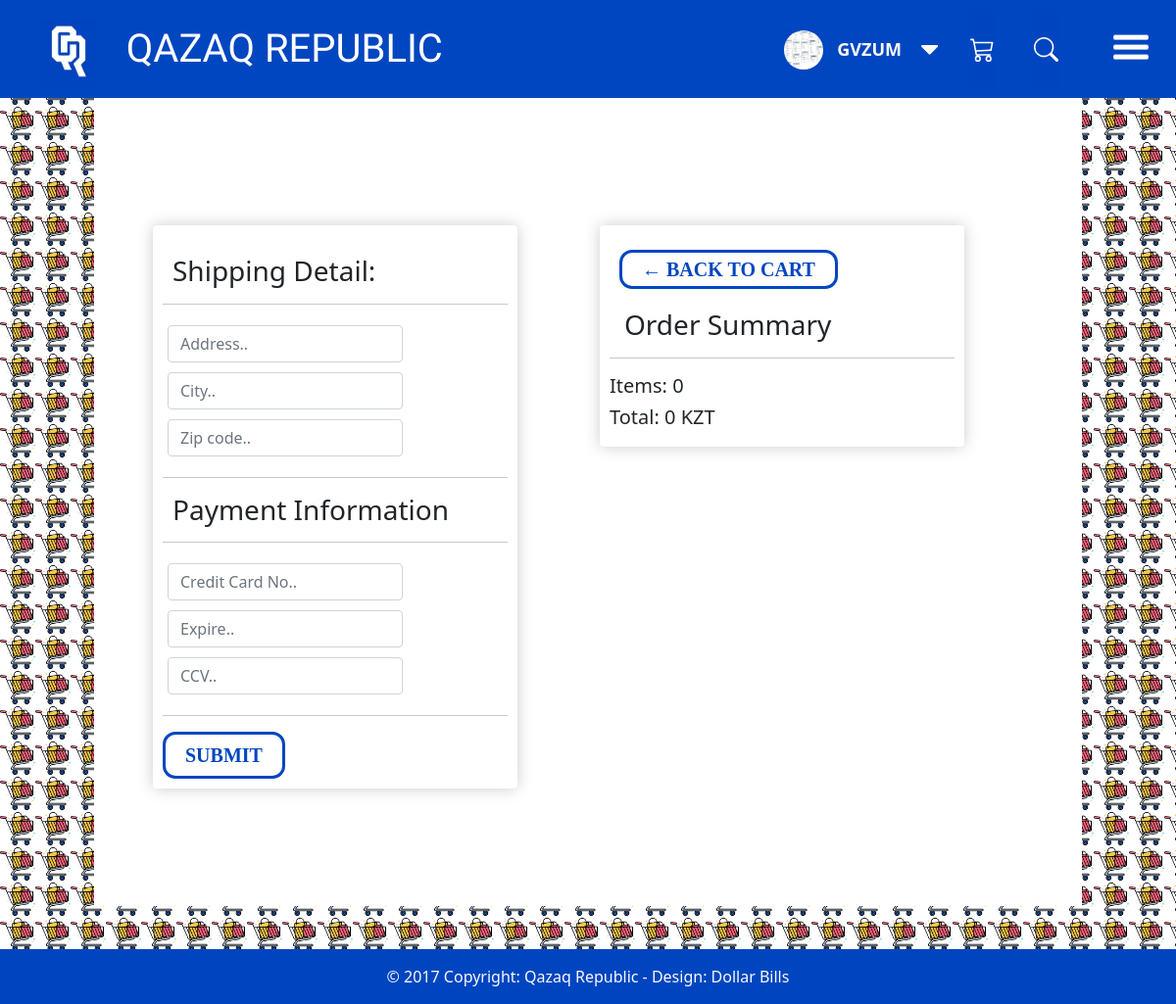
Screenshot of /checkout/ (signed in) with the database file from the repository.
### accounts/models.py (models this page shows, shortened)
class UserProfile(models.Model):
    user = models.OneToOneField(User, on_delete=models.CASCADE)
    phone = models.CharField(blank=True, max_length=20)
    address = models.CharField(blank=True, max_length=150)
    city = models.CharField(blank=True, max_length=20)
    country = models.CharField(blank=True, max_length=50)
    image = models.ImageField(blank=True, upload_to='images/users/')
    def image_tag(self):
        return mark_safe('<img src="{}" height="50"/>'.format(self.image.url))
    image_tag.short_description = 'Image'

### bastama/models.py (models this page shows, shortened)
class Order(models.Model):
    customer = models.ForeignKey(Customer, on_delete=models.CASCADE)
    date_ordered = models.DateTimeField(auto_now_add=True)
    complete = models.BooleanField(default=False, null=True, blank=True)
    transaction = models.CharField(max_length=200, null=True)
    @property
    def get_basket_amount(self):
        basket_order_items = self.orderitem_set.all()
        return sum([item.quantity * item.product_attr.product.price for item in basket_order_items])
    @property
    def get_basket_total(self):
        basket_order_items = self.orderitem_set.all()
        return sum([item.quantity for item in basket_order_items])

### bastama/views.py (the view)
# urls.py: path('checkout/', checkout_order, name='checkout'),
def checkout_order(request):
    context = general_context(request, 'Checkout')
    customer = Customer.objects.get(user=request.user)
    context['order'] = Order.objects.get(customer=customer, complete=False)
    context['order_items'] = OrderItem.objects.filter(order=context.get('order'))
    return render(request, 'bastama/views/checkout.html', context)

### bastama/utils.py (called while the page is built)
def general_context(request, title=None):
    context = dict()
    context['title'] = title
    if request.user.is_authenticated:
        customer, _ = Customer.objects.get_or_create(user=request.user)
        profile, _ = UserProfile.objects.get_or_create(user=request.user)
    else:
        customer = None
        profile = None
    context['customer'] = customer
    context['profile'] = profile
    return context

### bastama/templates/bastama/views/checkout.html (shortened to what this page needs)
{% extends 'bastama/components/base.html' %}
{% load static %}
{% block style %}
    <link rel="stylesheet" href="{% static 'bastama/css/basket.css' %}">
{% endblock style %}
{% block content %}
    <div class="content">
        <div class="con">
            <div style="padding: 120px"  class="row">
                <div  style="margin-left: -60px" class="col-lg-6">
                    <div class="box-element" id="form-wrapper">
                        <form id="form" onsubmit="submitFormData(event)">
                            <div style="margin-top: 20px" id="shipping-info">
                                <h3 style="margin-left: 10px">Shipping Detail:</h3>
                                <hr>
                                <div class="form-field">
                                    <input class="form-control" type="text" name="address" placeholder="Address..">
                                </div>
                                <div class="form-field">
                                    <input class="form-control" type="text" name="city" placeholder="City.." required>
                                </div>
                                <div class="form-field">
                                    <input class="form-control" type="text" name="country" placeholder="Zip code.." required>
                                </div>
                                <hr>
                                <h3 style="margin-left: 10px">Payment Information</h3>
                                <hr>
                                <div class="form-field">
                                    <input class="form-control" type="text" name="card_num" placeholder="Credit Card No.." required>
                                </div>
                                <div class="form-field">
                                    <input class="form-control" type="text" name="expire" placeholder="Expire.." required>
                                </div>
                                <div class="form-field">
                                    <input class="form-control" type="text" name="ccv" placeholder="CCV.." required>
                                </div>
                            </div>
                            <hr>
                            <input class="button" type="submit" value="Submit">
                        </form>
                    </div>
                </div>
                <div style="margin-left:60px    " class="col-lg-6">
                    <div class="box-element">
                        <div style="margin-top:10px;padding: 10px">
                            <a class="button" href="{% url 'bastama:basket' %}">&#x2190; Back to Cart</a>
                        </div>
                        <h3 style="margin: 15px">Order Summary</h3>
                        <hr>
                        <h5>Items:   {{ order.get_basket_total }}</h5>
                        <h5>Total:   {{ order.get_basket_amount|floatformat }} KZT</h5>
                    </div>
                </div>
            </div>
        </div>
    </div>
{% endblock content %}

### bastama/templates/bastama/components/header.html (shortened to what this page needs)
{% load static %}
{% load i18n %}
<header>
    <div class="header_left">
        <button class="homebut">
            <a href="{% url 'bastama:home' %}" title="Home" class="qrsvg"><img class="logo" src="{% static 'bastama/images/default/QR.jpg' %}"></a>
        </button>
        <div class="qazrep">
            <p>QAZAQ REPUBLIC</p>
        </div>
    </div>
    <div class="header_right">
        <ul class="header-btns">
                    <li class="header-account dropdown default-dropdown">
                        {% if user.id is not None %}
                            <div style="list-style: none" class="dropdown-toggle" role="button" data-toggle="dropdown" aria-expanded="true">
                                <div class="header-btns-icon">
                                    <img src="{% if profile.image %}{{ profile.image.url }}{% else %}{% static 'bastama/images/default/download.jpeg' %}{% endif %}" style="height: 40px; border-radius: 50%; width: 40px" alt="ava-image">
                                </div>
                                <div class="text-uppercase">
                                    <span>
                                        <strong class="logo-name">
                                            {{ request.user }}
                                        </strong>
                                    </span>
                                    <i class="fa fa-caret-down arrow-down"></i>
                                </div>
                            </div>
                        {% else %}
                            <a href="{% url 'account_login' %}" class="text-uppercase">Login</a> / <a href="{% url 'account_signup' %}" class="text-uppercase">Sign Up</a>
                        {% endif %}
                    </li>
            </ul>
        <button class="basketbut">
            <a href="{% url 'bastama:basket' %}" title="basket" class="basketsvg">
            </a>
        </button>
        <button class="searchbut">
            <a href="{% url 'bastama:search' %}" title="search" class="searchsvg">
            <svg xmlns="http://www.w3.org/2000/svg" width="25" height="25" fill="white" class="bi bi-search" viewBox="0 0 16 16">
                  <path d="M11.742 10.344a6.5 6.5 0 1 0-1.397 1.398h-.001c.03.04.062.078.098.115l3.85 3.85a1 1 0 0 0 1.415-1.414l-3.85-3.85a1.007 1.007 0 0 0-.115-.1zM12 6.5a5.5 5.5 0 1 1-11 0 5.5 5.5 0 0 1 11 0z"/>
            </svg>
            </a>
        </button>
        <button class="hamburger" onclick="openSide()">
            <span></span>
            <span></span>
            <span></span>
        </button>
    </div>
</header>

### bastama/static/bastama/css/style.css (style rules this page uses)
*, *::after, *::before { margin: 0; padding: 0; border: 0; }
ul, ol { list-style: none; }
a { text-decoration: none; }
header { display: flex; background: #0046c0; justify-content: space-between; width: 100%; position: fixed; height: 100px; z-index: 3; }
.header_left { display: flex; padding: 10px; padding-left: 20px; }
.homebut { display: flex; background: #0045c0; margin: 10px 20px 0px 20px; }
.logo { height: 60px; }
.header_right { display: flex; padding: 10px 100px 10px 10px; }
.searchbut { background: #0045c0; margin: 0px 20px; }
.basketbut { margin: 0px 20px; background: #0045c0; }
.qazrep { padding-left: 10px; font-family: 'Podkova', serif; font-size:40px; color: white; }
.qazrep p { margin-top: 10px; }
.dropdown-toggle { display: flex!important; justify-content: center; align-items: center; }
.dropdown-toggle::after { display: none!important; }
.text-uppercase { display: flex; justify-content: center; align-items: center; }
.arrow-down { top: -10px!important; left: 0!important; color: #fcfaf8; }
.header-btns>li { display: inline-block; vertical-align: top; padding: 15px 0px; }
.header-btns>li .header-btns-icon { position: relative; float: left; margin-right: 15px; width: 40px; height: 40px; line-height: 40px; text-align: center; color: #30323A; background-color: #0045c0; border: 1px solid #0045c0; }
.header-btns .dropdown-toggle { display: block; cursor: pointer; }
.hamburger { width:36px; height:36px; position: absolute; top:50%; right: 10px; transform: translate(-50%, -40%); padding: 0px; background-color:transparent; border-style:none; outline: none; cursor: pointer; }
.hamburger span { width:100%; height:5px; background-color:#fff; display:block; position: absolute; border-radius: 2px; transition: all .5s ease; }
.hamburger span:nth-child(1) { top:0px; left:0px; }
.hamburger span:nth-child(2) { top:10px; right:0px; }
.hamburger span:nth-child(3) { top:20px; left:0px; }
.hamburger span:nth-child(1) { animation: span1_close .8s forwards cubic-bezier(.8, .5, .2, 1.4); }
.hamburger span:nth-child(2) { animation: span2_close .8s forwards cubic-bezier(.8, .5, .2, 1.4); }
.hamburger span:nth-child(3) { animation: span3_close .8s forwards cubic-bezier(.8, .5, .2, 1.4); }
.fa { position: relative; top: -10px; left: -15px; padding: 20px; font-size: 30px; width: 50px; height: 50px; border-radius: 50%; text-align: center; }
.content { padding: 100px 0 40px 0; }
.button { text-decoration: none; color: #0046c0; font-size: 20px; font-weight: bold; text-transform: uppercase; background-color: transparent; border-radius: 13px; border: 3px solid #0046c0; padding: 6px 20px; }

### bastama/static/bastama/css/basket.css (style rules this page uses)
.content { padding: 40px; background-image:url("../images/home/bs.png"); background-size: 3%; min-height: 780px; }
.con { margin: 60px 5%; background-color: rgb(255, 255, 255); min-height: 720px; }
.box-element { box-shadow:hsl(0, 0%, 80%) 0 0 16px; background-color: #fff; border-radius: 4px; padding: 10px; }
.col-lg-4, .col-lg-6, .col-lg-8, .col-lg-12 { margin-top: 10px; }
.button { text-decoration: none; color: #0046c0; font-family: BebasNeue, serif; font-size: 20px; font-weight: bold; text-transform: uppercase; background-color: transparent; border-radius: 13px; border: 3px solid #0046c0; padding: 6px 20px; }
.form-field { width:250px; display: inline-block; padding: 5px; }

### bastama/templates/bastama/components/header.html (style rules this page uses)
.logo-name { font-size: 18px; color: #fcfaf8; text-align: center; }

### rows the page displays
UserProfile: image (picture)
Order: get_basket_total "0", get_basket_amount "0"

### other values shown
{{ request.user }} "GVZUM"
